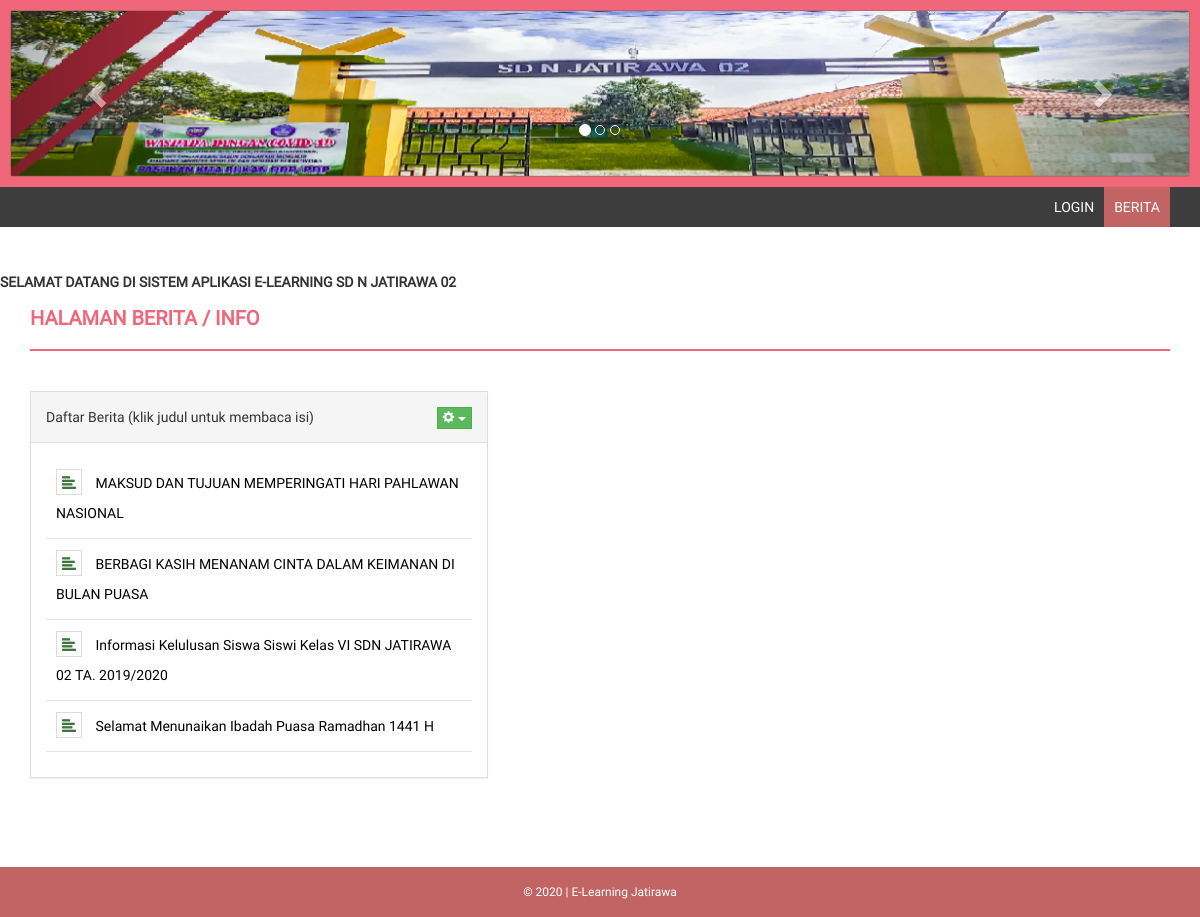
Page /?page=berita on the committed database.
### tables this page shows
CREATE TABLE IF NOT EXISTS `tb_berita` (
  `id_berita` int(11) NOT NULL,
  `judul` text NOT NULL,
  `isi` longtext NOT NULL,
  `tgl_posting` date NOT NULL,
  `penerbit` varchar(10) NOT NULL,
  `status` enum('aktif','tidak aktif') NOT NULL
);

### inc/berita.php (the view, shortened to what this page needs)
<div class="row">
    <div class="col-md-12">
        <h4 class="page-head-line">Halaman Berita / Info</h4>
    </div>
</div>
<div class="row">
    <div class="col-md-5">
        <div class="notice-board">
            <div class="panel panel-default">
                <div class="panel-heading">
                    Daftar Berita (klik judul untuk membaca isi)
                    <div class="pull-right" >
                        <div class="dropdown">
                          <button class="btn btn-success dropdown-toggle btn-xs" type="button" id="dropdownMenu1" data-toggle="dropdown" aria-expanded="true">
                            <span class="glyphicon glyphicon-cog"></span>
                            <span class="caret"></span>
                          </button>
                        </div>
                    </div>
                </div>
                <div class="panel-body">
                    <ul>
                        <?php
                        $sql_berita = mysqli_query($db, "SELECT * FROM tb_berita WHERE status = 'aktif' ORDER BY tgl_posting DESC LIMIT 0, 4") or die($db->error);
                        while($data_berita = mysqli_fetch_array($sql_berita)) { ?>
                          <li>
                              <?php
                              if(@$_GET['hal'] == 'daftar') { ?>
                                <a href="?hal=daftar&page=berita&action=detail&id_berita=<?php echo $data_berita['id_berita']; ?>">
                                <?php
                              } else { ?>
                                <a href="?page=berita&action=detail&id_berita=<?php echo $data_berita['id_berita']; ?>">
                                <?php
                              } ?>
                               <span class="glyphicon glyphicon-align-left text-success" ></span>
                                <?php echo $data_berita['judul']; ?> &nbsp;
                              </a>
                          </li>
                        <?php
                        } ?>
                    </ul>
                </div>
            </div>
        </div>
    </div>
</div>

### style/assets/css/style.css (style rules this page uses)
body { font-family: 'Roboto', sans-serif; line-height: 30px; }
.page-head-line { font-weight: 900; padding-bottom: 20px; border-bottom: 2px solid #F0677C; text-transform: uppercase; color: #F0677C; font-size: 20px; margin-bottom: 40px; }
.btn { border-radius: 0px; -webkit-border-radius: 0px; -moz-border-radius: 0px; }
.notice-board .panel { border-radius: 0px; -webkit-border-radius: 0px; -moz-border-radius: 0px; }
.notice-board ul { padding-left: 0px; list-style: none; }
.notice-board li { padding: 10px; border-bottom: 1px solid #E5E5E5; }
.notice-board li span { margin-right: 10px; border: 1px solid #DBDBDB; padding: 5px; }
.notice-board li a, li a:hover { text-decoration: none; color: #000; }

### rows in the picture
tb_berita: judul "MAKSUD DAN TUJUAN MEMPERINGATI HARI PAHLAWAN NASIONAL"
tb_berita: judul "BERBAGI KASIH MENANAM CINTA DALAM KEIMANAN DI BULAN PUASA"
tb_berita: judul "Informasi Kelulusan Siswa Siswi Kelas VI SDN JATIRAWA 02 TA. 2019/2020"
tb_berita: judul "Selamat Menunaikan Ibadah Puasa Ramadhan 1441 H"
